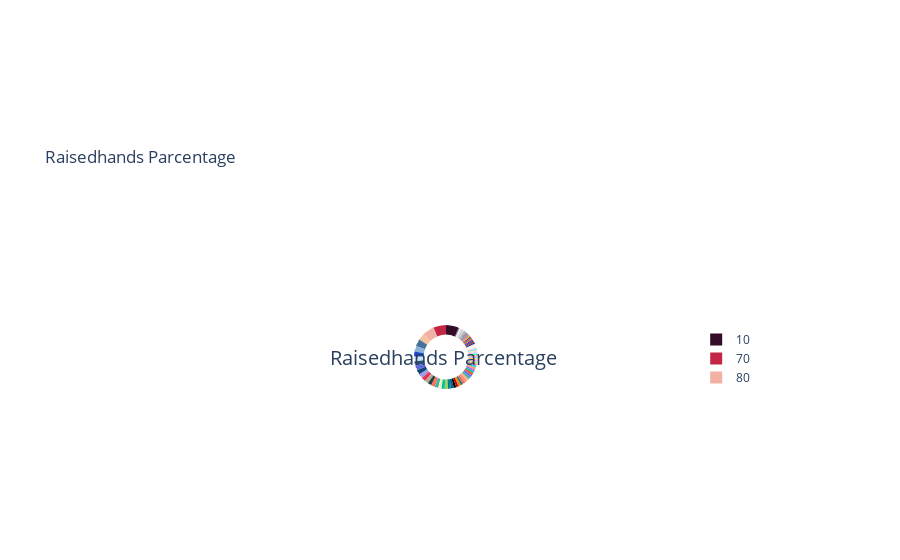

Notebook code cell kept with this figure:
### Code cell
#print('Parcentage',df.raisedhands.value_counts(normalize=True))
#df.raisedhands.value_counts(normalize=True).plot(kind='bar')
color_brewer = ['#41B5A3','#FFAF87','#FF8E72','#ED6A5E','#377771','#E89005','#C6000D','#000000','#05668D','#028090','#9FD35C',
                '#02C39A','#F0F3BD','#41B5A3','#FF6F59','#254441','#B2B09B','#EF3054','#9D9CE8','#0F4777','#5F67DD','#235077','#CCE4F9','#1748D1',
                '#8BB3D6','#467196','#F2C4A2','#F2B1A4','#C42746','#330C25']
fig = {
  "data": [
    {
      "values": data["raisedhands"].value_counts().values,
      "labels": data["raisedhands"].value_counts().index,
      "domain": {"x": [0, .95]},
      "name": "Raisedhands Parcentage",
      "hoverinfo":"label+percent+name",
      "hole": .7,
      "type": "pie",
      "marker": {"colors": [i for i in reversed(color_brewer)]},
      "textfont": {"color": "#FFFFFF"}
    }],
  "layout": {
        "title":"Raisedhands Parcentage",
        "annotations": [
            {
                "font": {
                    "size": 20
                },
                "showarrow": False,
                "text": "Raisedhands Parcentage",
                "x": 0.47,
                "y": 0.5
            }
        ]
    }
}
iplot(fig, filename='donut')

### Figure 1 — Plotly figure (JSON) as saved in the notebook; plotly's stock layout.template omitted (floating-point values rounded to 4 significant figures)
{"data": [{"domain": {"x": [0, 0.95]}, "hole": 0.7, "hoverinfo": "label+percent+name", "labels": [10, 70, 80, 72, 50, 15, 60, 12, 90, 25, 20, 19, 5, 35, 0, 30, 85, 75, 87, 2, 7, 55, 69, 62, 78, 79, 40, 32, 100, 11, 27, 22, 17, 95, 39, 89, 8, 81, 13, 82, 29, 77, 42, 92, 65, 45, 74, 4, 9, 88, 98, 14, 71, 51, 21, 24, 23, 49, 18, 96, 53, 3, 1, 16, 84, 59, 36, 97, 33, 99, 41, 67, 86, 6, 52, 57, 76, 61, 73, 66, 28, 83], "marker": {"colors": ["#330C25", "#C42746", "#F2B1A4", "#F2C4A2", "#467196", "#8BB3D6", "#1748D1", "#CCE4F9", "#235077", "#5F67DD", "#0F4777", "#9D9CE8", "#EF3054", "#B2B09B", "#254441", "#FF6F59", "#41B5A3", "#F0F3BD", "#02C39A", "#9FD35C", "#028090", "#05668D", "#000000", "#C6000D", "#E89005", "#377771", "#ED6A5E", "#FF8E72", "#FFAF87", "#41B5A3"]}, "name": "Raisedhands Parcentage", "textfont": {"color": "#FFFFFF"}, "type": "pie", "values": [31, 31, 28, 17, 17, 14, 12, 12, 11, 11, 11, 11, 10, 9, 9, 9, 9, 8, 8, 8, 7, 7, 6, 6, 6, 6, 6, 6, 6, 6, 6, 6, 5, 5, 5, 5, 5, 5, 4, 4, 4, 4, 4, 4, 4, 4, 3, 3, 3, 3, 3, 3, 3, 3, 3, 3, 3, 3, 2, 2, 2, 2, 2, 2, 2, 2, 1, 1, 1, 1, 1, 1, 1, 1, 1, 1, 1, 1, 1, 1, 1, 1]}], "layout": {"annotations": [{"font": {"size": 20}, "showarrow": false, "text": "Raisedhands Parcentage", "x": 0.47, "y": 0.5}], "title": {"text": "Raisedhands Parcentage"}}}
